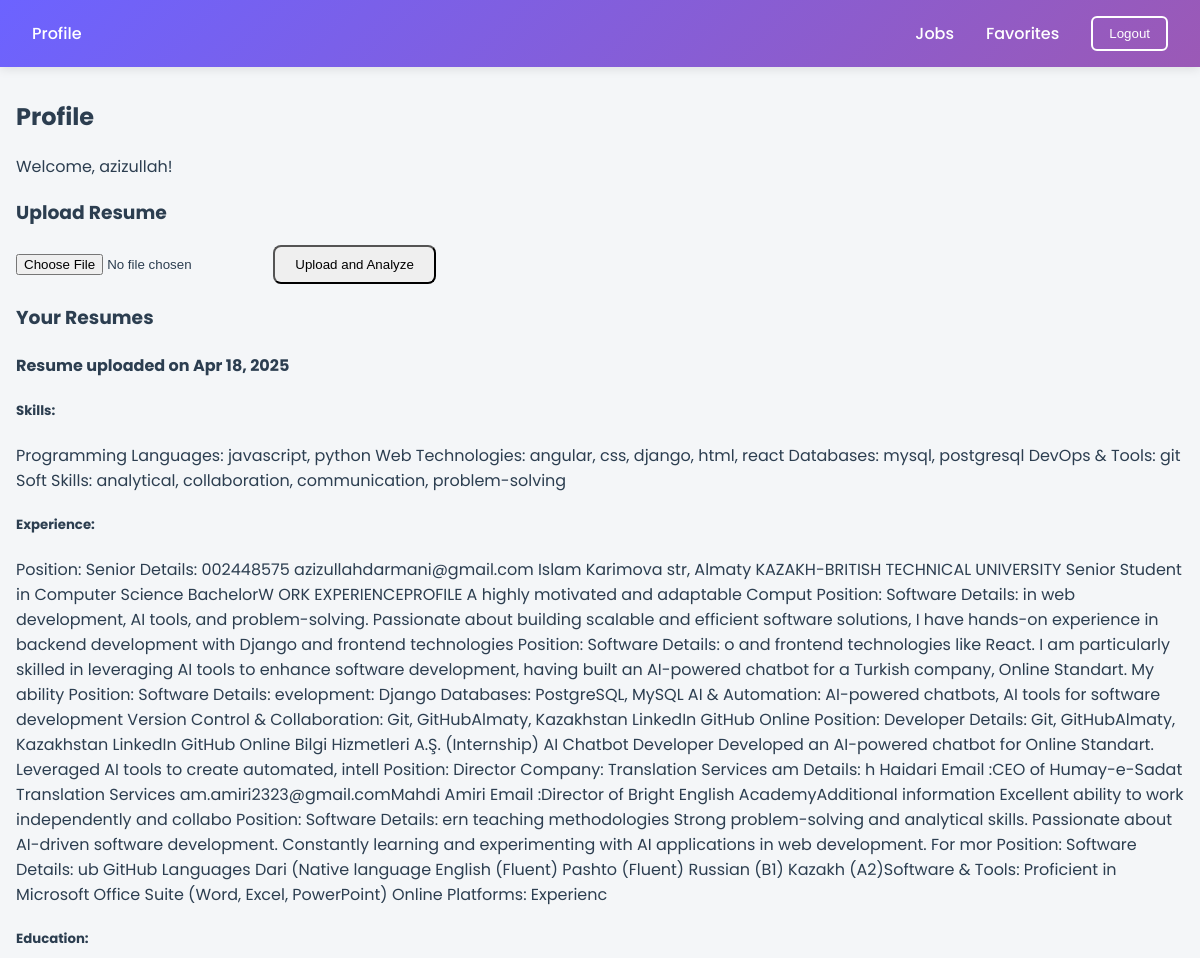
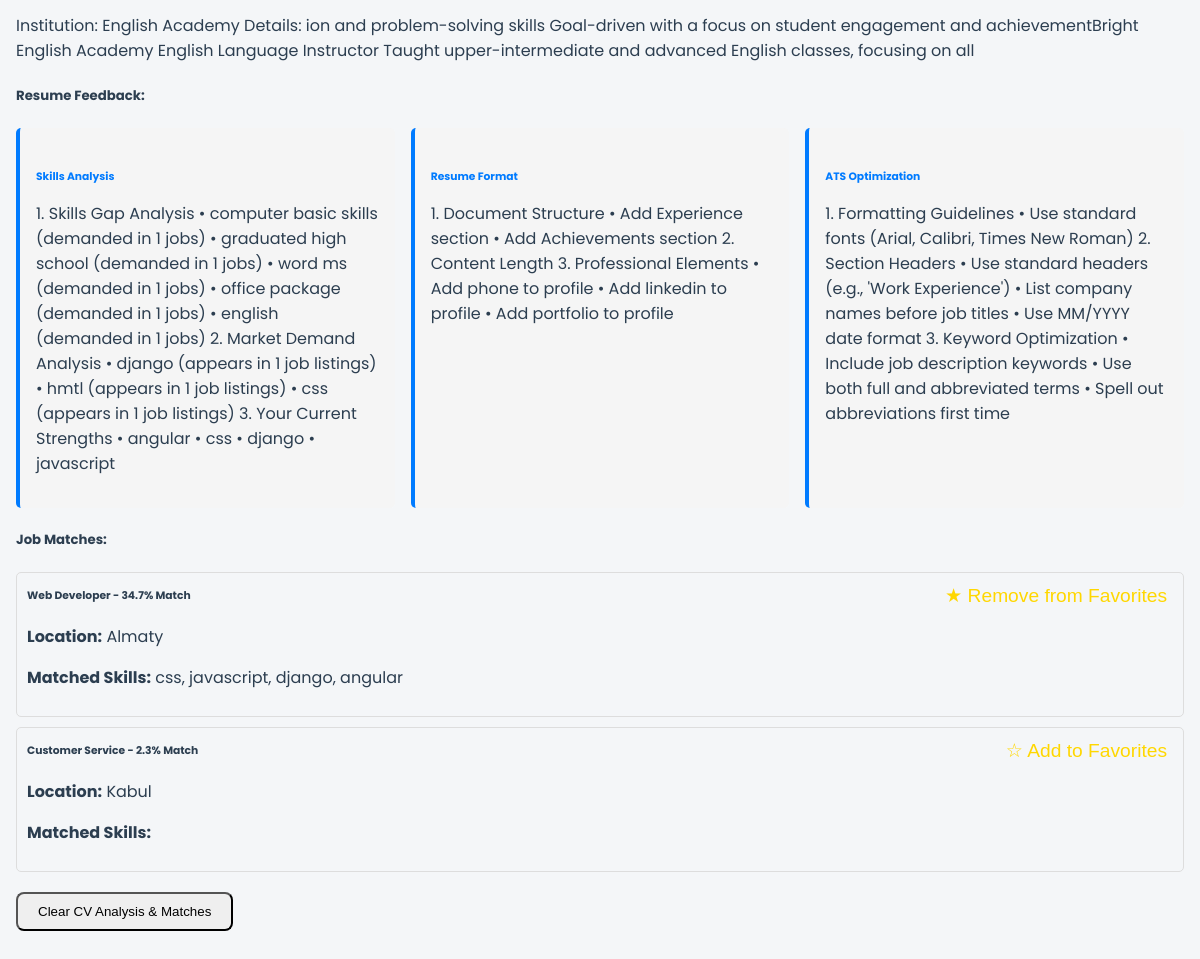
Page /accounts/profile/ (signed in) on the committed database (2 pictures, top to bottom).
### accounts/models.py (models this page shows, shortened)
class Resume(models.Model):
    user = models.ForeignKey(User, on_delete=models.CASCADE)
    file = models.FileField(upload_to='resumes/')
    uploaded_at = models.DateTimeField(auto_now_add=True)
    skills = models.TextField(blank=True)
    experience = models.TextField(blank=True)
    education = models.TextField(blank=True)
    skills_feedback = models.TextField(blank=True)
    format_feedback = models.TextField(blank=True)
    ats_feedback = models.TextField(blank=True)

class ResumeMatch(models.Model):
    resume = models.ForeignKey('Resume', on_delete=models.CASCADE)
    job = models.ForeignKey(Job, on_delete=models.CASCADE)
    score = models.FloatField(validators=[MinValueValidator(0), MaxValueValidator(100)])
    matched_skills = models.TextField(blank=True)
    created_at = models.DateTimeField(auto_now_add=True)
    class Meta:
        unique_together = ('resume', 'job')

class Job(models.Model):
    title = models.CharField(max_length=200)
    description = models.TextField()
    required_skills = models.TextField()
    experience_years = models.IntegerField(default=0)
    location = models.CharField(max_length=100)
    created_at = models.DateTimeField(auto_now_add=True)

### accounts/views.py (the view, shortened to what this page needs)
# urls.py: path('profile/', views.profile, name='profile'),
@login_required
def profile(request):
    user_favorites = FavoriteJob.objects.filter(user=request.user).values_list('job_id', flat=True)
    resumes = Resume.objects.filter(user=request.user).order_by('-uploaded_at')
    return render(request, 'accounts/profile.html', {
        'resumes': resumes,
        'user_favorites': user_favorites
    })

### accounts/templates/accounts/profile.html (shortened to what this page needs)
{% extends "accounts/base.html" %}
{% block content %}
    <h2>Profile</h2>
    <p>Welcome, {{ user.username }}!</p>
    <div class="resume-upload">
        <h3>Upload Resume</h3>
        <form method="post" enctype="multipart/form-data">
            <input type="file" name="resume" accept=".pdf,.docx" required>
            <button type="submit" class="btn">Upload and Analyze</button>
        </form>
    </div>
    {% if resumes %}
        <div class="resumes">
            <h3>Your Resumes</h3>
            {% for resume in resumes %}
                <div class="resume-card">
                    <h4>Resume uploaded on {{ resume.uploaded_at|date:"M d, Y" }}</h4>
                    <div class="analysis">
                        <h5>Skills:</h5>
                        <p>{{ resume.skills }}</p>
                        <h5>Experience:</h5>
                        <p>{{ resume.experience }}</p>
                        <h5>Education:</h5>
                        <p>{{ resume.education }}</p>
                        <h5>Resume Feedback:</h5>
                        <div class="feedback-section">
                            <div class="feedback-card">
                                <h6>Skills Analysis</h6>
                                <p>{{ resume.skills_feedback }}</p>
                            </div>
                            <div class="feedback-card">
                                <h6>Resume Format</h6>
                                <p>{{ resume.format_feedback }}</p>
                            </div>
                            <div class="feedback-card">
                                <h6>ATS Optimization</h6>
                                <p>{{ resume.ats_feedback }}</p>
                            </div>
                        </div>
                        <h5>Job Matches:</h5>
                        {% for match in resume.resumematch_set.all|dictsort:"score" reversed %}
                        <div class="job-match">
                            <div class="job-match-header">
                                <h6>{{ match.job.title }} - {{ match.score|floatformat:1 }}% Match</h6>
                                <button class="favorite-btn" data-job-id="{{ match.job.id }}">
                                    {% if match.job.id in user_favorites %}
                                        ★ Remove from Favorites
                                    {% else %}
                                        ☆ Add to Favorites
                                    {% endif %}
                                </button>
                            </div>
                            <p><strong>Location:</strong> {{ match.job.location }}</p>
                            <p><strong>Matched Skills:</strong> {{ match.matched_skills }}</p>
                        </div>
                        {% endfor %}
                    </div>
                </div>
            {% endfor %}
        </div>
    {% endif %}
    <form method="post" action="{% url 'clear_matches' %}" style="margin-top: 20px;">
        <button type="submit" class="btn btn-danger" onclick="return confirm('Are you sure you want to clear all CV analysis and matches?')">
            Clear CV Analysis & Matches
        </button>
    </form>
{% endblock %}

### accounts/templates/accounts/base.html (shortened to what this page needs)
<!DOCTYPE html>
<html>
<head>
</head>
<body>
    <nav>
        {% if user.is_authenticated %}
            <div class="nav-left">
                <a href="{% url 'profile' %}">Profile</a>
            </div>
            <div class="nav-right">
                <a href="{% url 'jobs' %}">Jobs</a>
                <a href="{% url 'favorite_jobs' %}">Favorites</a>
                <form method="post" action="{% url 'logout' %}" style="display: inline;">
                    <button type="submit" class="logout-btn">Logout</button>
                </form>
            </div>
        {% else %}
            <a href="{% url 'login' %}">Login</a>
            <a href="{% url 'register' %}">Register</a>
        {% endif %}
    </nav>
    <div class="container">
        {% block content %}{% endblock %}
    </div>
</body>
</html>

### accounts/templates/accounts/base.html (style rules this page uses)
:root { --primary: #6C63FF; --secondary: #FF6B6B; --success: #2ECC71; --warning: #F1C40F; --dark: #2C3E50; --light: #F8F9FA; --accent: #9B59B6; }
body { font-family: 'Poppins', sans-serif; margin: 0; padding: 0; background-color: #f4f6f8; color: var(--dark); }
nav { background: linear-gradient(135deg, var(--primary), var(--accent)); padding: 1rem 2rem; box-shadow: 0 2px 10px rgba(0,0,0,0.1); display: flex; justify-content: space-between; align-items: center; }
.nav-left { display: flex; align-items: center; }
.nav-right { display: flex; align-items: center; gap: 2rem; }
nav a { color: white; text-decoration: none; font-weight: 500; transition: opacity 0.3s; }
.container { max-width: 1200px; margin: 2rem auto; padding: 0 1rem; }
.btn { text-decoration: none !important; display: inline-block; padding: 10px 20px; border-radius: 8px; cursor: pointer; font-weight: 500; transition: transform 0.2s, box-shadow 0.2s; }
.logout-btn { background: transparent; border: 2px solid white; color: white; padding: 0.5rem 1rem; border-radius: 6px; cursor: pointer; transition: all 0.3s; }

### accounts/templates/accounts/profile.html (style rules this page uses)
.job-match { margin: 10px 0; padding: 10px; border: 1px solid #ddd; border-radius: 5px; }
.job-match-header { display: flex; justify-content: space-between; align-items: center; margin-bottom: 10px; }
.job-match h6 { margin: 0; }
.favorite-btn { background: none; border: none; cursor: pointer; color: #ffd700; font-size: 1.2em; }
.feedback-section { display: grid; grid-template-columns: repeat(auto-fit, minmax(250px, 1fr)); gap: 1rem; margin: 1rem 0; }
.feedback-card { background: #f5f5f5; padding: 1rem; border-radius: 5px; border-left: 4px solid #007bff; }
.feedback-card h6 { color: #007bff; margin-bottom: 0.5rem; }

### rows in the picture
Resume: uploaded_at "Apr 18, 2025", skills "Programming Languages: javascript, python Web Technologies: angular, css, django, html, react Databases: mysql, postgresql DevOps & Tools: git Soft Skills: analytical, collaboration, communication, problem-solving", experience "Position: Senior Details: 002448575 azizullahdarmani@gmail.com Islam Karimova str, Almaty KAZAKH-BRITISH TECHNICAL UNIVERSITY Senior Student in Computer Science BachelorW ORK EXPERIENCEPROFILE A highly motivated and adaptable Comput Position: Software Details: in web development, AI tools, and problem-solving. Passionate about building scalable and efficient software solutions, I have hands-on experience in backend development with Django and frontend technologies Position: Software Details: o and frontend technologies like React. I am particularly skilled in leveraging AI tools to enhance software development, having built an AI-powered chatbot for a Turkish company, Online Standart. My…", education "Institution: English Academy Details: ion and problem-solving skills Goal-driven with a focus on student engagement and achievementBright English Academy English Language Instructor Taught upper-intermediate and advanced English classes, focusing on all", skills_feedback "1. Skills Gap Analysis • computer basic skills (demanded in 1 jobs) • graduated high school (demanded in 1 jobs) • word ms (demanded in 1 jobs) • office package (demanded in 1 jobs) • english (demanded in 1 jobs) 2. Market Demand Analysis • django (appears in 1 job listings) • hmtl (appears in 1 job listings) • css (appears in 1 job listings) 3. Your Current Strengths • angular • css • django • javascript", format_feedback "1. Document Structure • Add Experience section • Add Achievements section 2. Content Length 3. Professional Elements • Add phone to profile • Add linkedin to profile • Add portfolio to profile", ats_feedback "1. Formatting Guidelines • Use standard fonts (Arial, Calibri, Times New Roman) 2. Section Headers • Use standard headers (e.g., 'Work Experience') • List company names before job titles • Use MM/YYYY date format 3. Keyword Optimization • Include job description keywords • Use both full and abbreviated terms • Spell out abbreviations first time"
ResumeMatch: job "Web Developer", score "34.7", shows "★ Remove from Favorites", job.location "Almaty", matched_skills "css, javascript, django, angular"
ResumeMatch: job "Customer Service", score "2.3", shows "☆ Add to Favorites", job.location "Kabul"

### other values in the picture
{{ user.username }} "azizullah"
